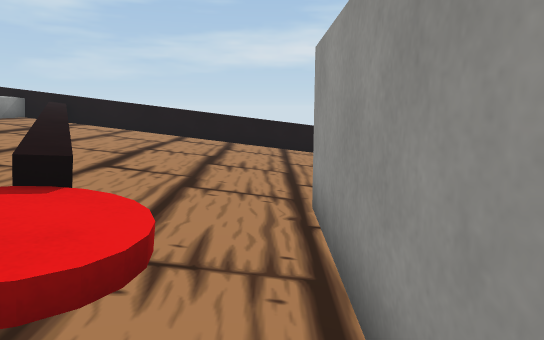
[1] (above)

12 first-person views from a walk through a scene from a Unity 3-D project. The camera is 1.4 m above the floor, tilts 10° down and sees 75° across. The floor is counted in squares, 1 m on a side. Each view is taken from the middle of a square. On the plan, view 1 faces up. The plan holds only what a view shows up to about 15 squares ahead; the rest is blank. The place goes on beyond the plan. The player is left out. Some surface patterns are stand-ins.

[2]
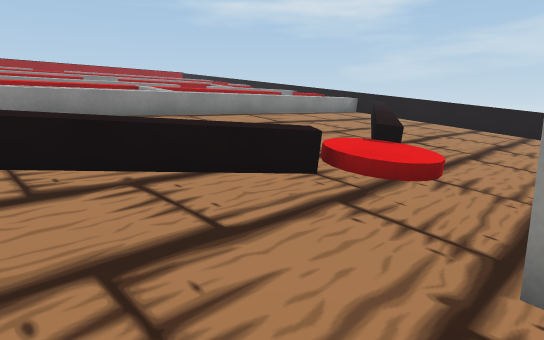

[3]
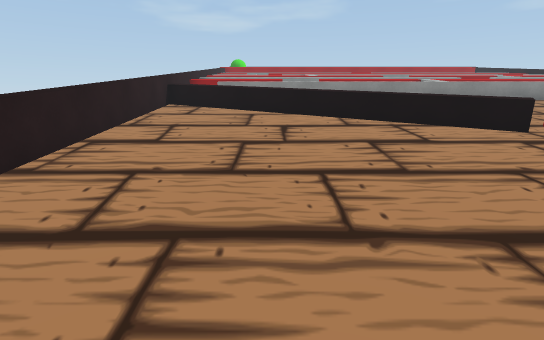

[4]
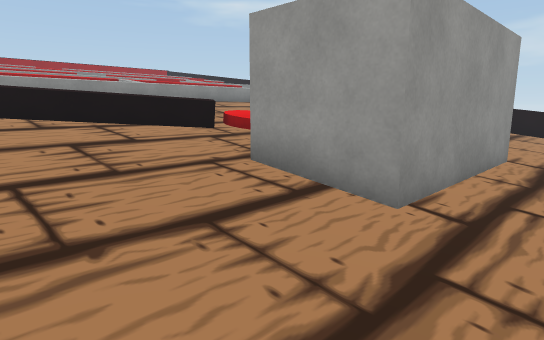

[5]
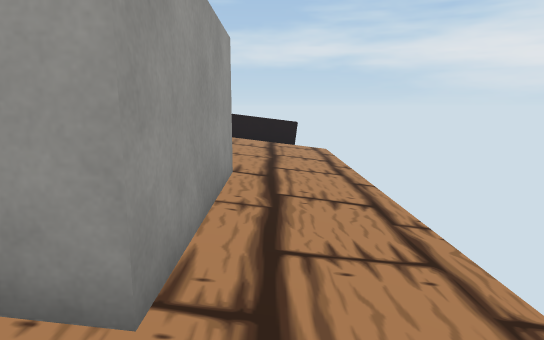

[6]
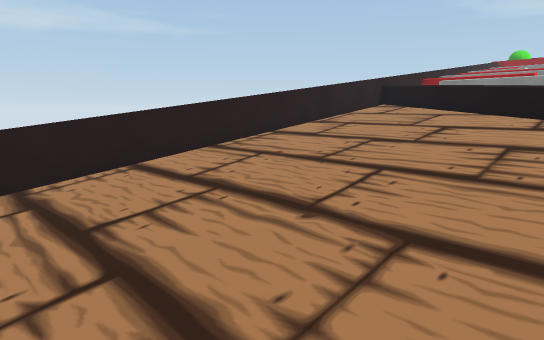

[7]
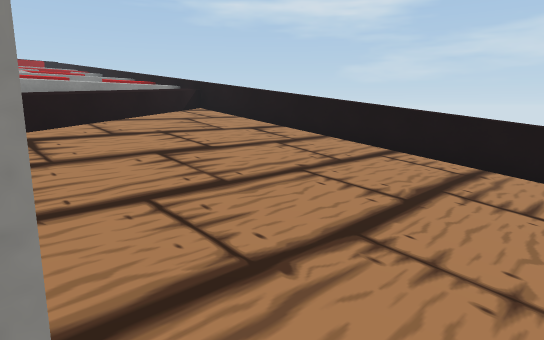

[8]
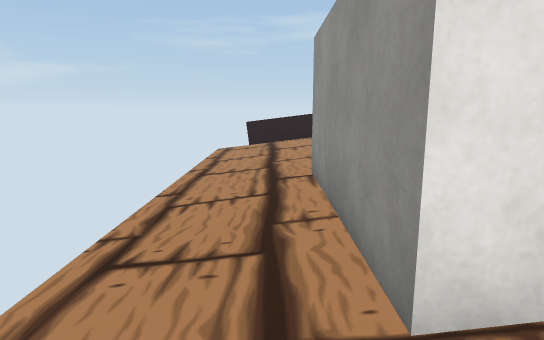

[9]
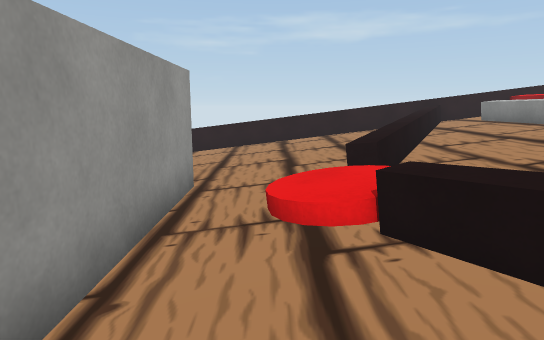

[10]
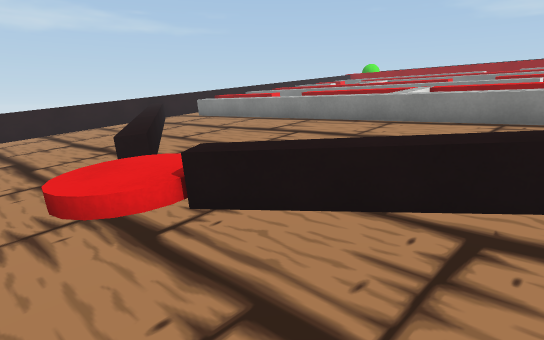

[11]
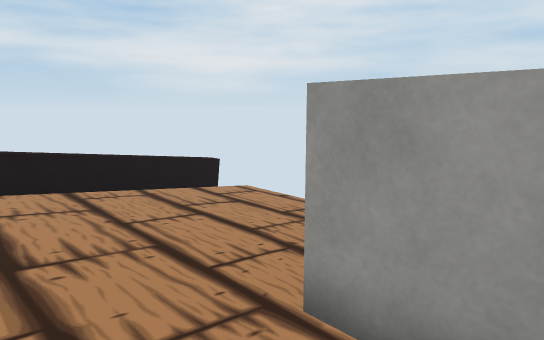

[12]
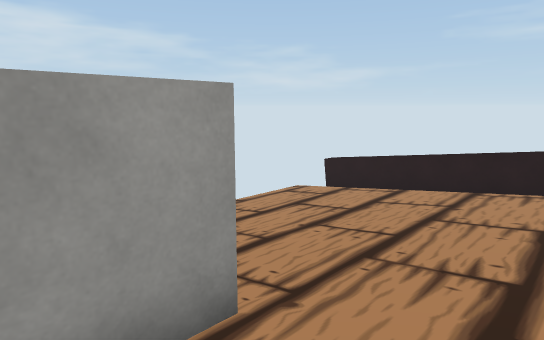

### Floor plan
Key: @ floor where view 1 was taken; # wall or solid block; x gap in a wall; . main floor; : floor 0.25 m higher than the main floor; - floor 0.25 m lower than the main floor; + floor 0.5 m higher than the main floor; _ floor 0.5 m lower than the main floor; * floor 0.75 m higher than the main floor; % floor 1 m higher than the main floor; / step, stairs or slope; = window, fence, low wall or low ledge; ^ raised ledge.
Columns run from 9 left of view 1 to 5 right of it. Each row starts with its distance up from view 1.
 13 ^##===========x
 12 ^==*++::...--__
 11 ^#==++::...--__
 10 ^%==++::...--__
  9 ^%#==+::...--__
  8 ^%*#=+::...--__
  7 ^%**==::...--__
  6 ^%**#==:...--__
  5 ^%**+==:..###__
  4 ^%**+#==..###__
  3 ^%**++:+/.###__
  2 ^%**++:+/.###__
  1 ^%**+#==..###__
  0 ^%**+==:.@###__
 -1 ^%**#=::...--__
 -2 ^%**==::...--__
 -3 ^%*==+::...--__
 -4 ^%#==+::...--__
 -5 ^%==++::...--__
 -6 ^#==++::...--__
 -7  ==*++::...--__
 -8 ###===========x

Positions as (right, up) in squares from view 1, and headings:
1: (0, 0), facing up
2: (1, -3), facing up-left
3: (5, -4), facing left
4: (5, -4), facing up-left
5: (4, -2), facing up
6: (5, -1), facing down-left
7: (4, 5), facing up-left
8: (4, 7), facing down
9: (-1, 7), facing down
10: (0, 7), facing down-left
11: (-2, 3), facing up-right
12: (-2, 2), facing down-right
